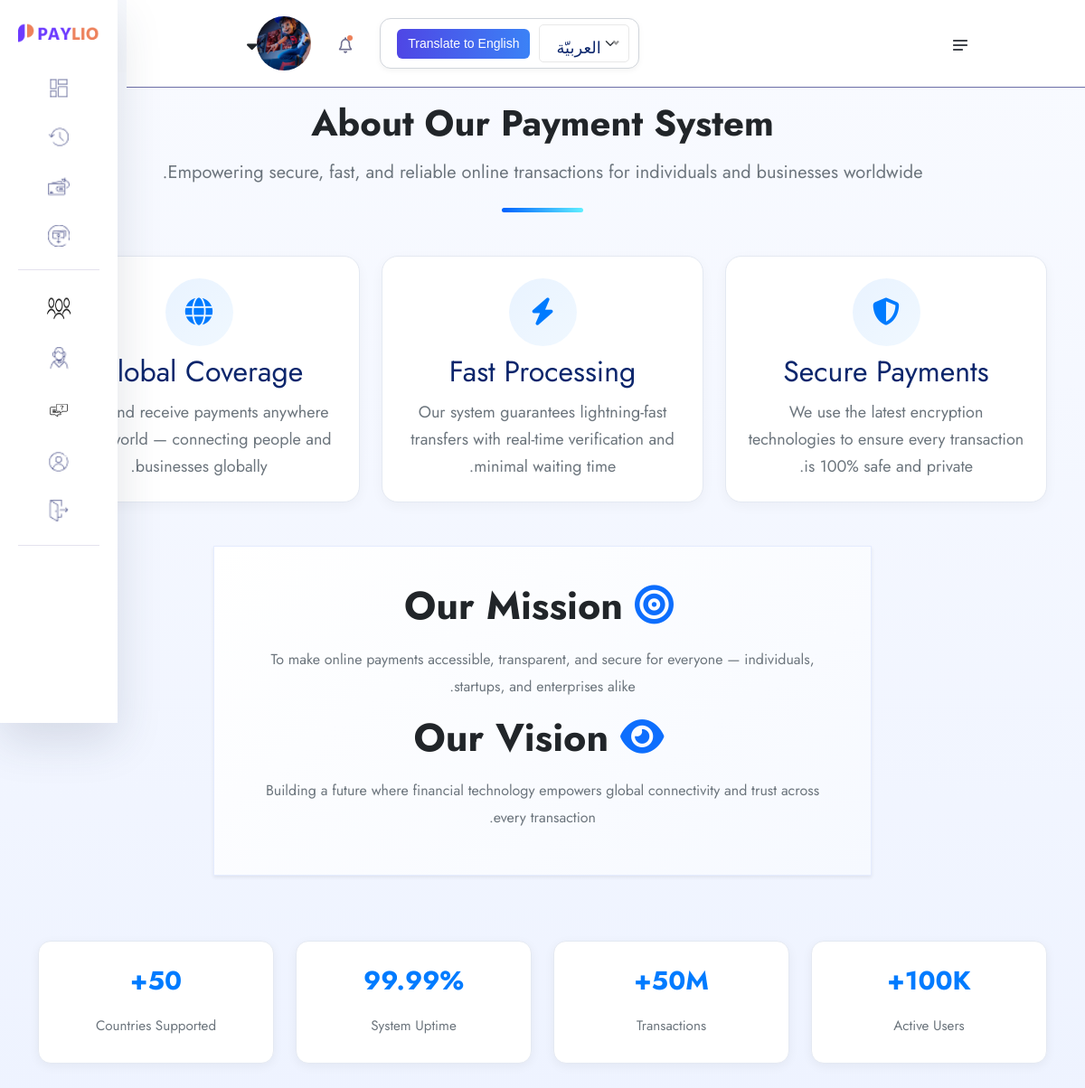
The page /about-us (signed in) on the database its author committed.
### userauths/models.py (models this page shows, shortened)
class User(AbstractUser):
    username = models.CharField(max_length=255)
    email = models.EmailField(unique=True)
    is_staff = models.BooleanField(default=False)
    is_superuser = models.BooleanField(default=False)
    USERNAME_FIELD = "email"
    REQUIRED_FIELDS = ['username']

### account/models.py (models this page shows, shortened)
class KYC(models.Model):
    id = models.UUIDField(_('id'),primary_key=True, unique=True, default=uuid.uuid4, editable=False)
    user =  models.OneToOneField(User, on_delete=models.CASCADE,verbose_name=_('user'))
    account =  models.OneToOneField(Account, on_delete=models.CASCADE, null=True, blank=True,verbose_name=_('account'))
    full_name = models.CharField(_('full name'),max_length=1000)
    image = models.ImageField(_('image'),upload_to="kyc", default="default.jpg")
    marrital_status = models.CharField(_('marrital status'),choices=MARITAL_STATUS, max_length=40)
    gender = models.CharField(_('gender'),choices=GENDER, max_length=40)
    identity_type = models.CharField(_('identity type'),choices=IDENTITY_TYPE, max_length=140)
    identity_image = models.ImageField(_('identity image'),upload_to="kyc", null=True, blank=True)
    date_of_birth = models.DateTimeField(_('date of birth'),auto_now_add=False)
    signature = models.ImageField(_('signature'),upload_to="kyc")
    country = models.CharField(_('country'),max_length=100)
    state = models.CharField(_('state'),max_length=100)
    city = models.CharField(_('city'),max_length=100)
    mobile = models.CharField(_('mobile'),max_length=1000)
    fax = models.CharField(_('fax'),max_length=1000)
    date = models.DateTimeField(_('date'),auto_now_add=True)
    class Meta:
        ordering = ['-date']

### core/models.py (models this page shows, shortened)
class Company(models.Model):
    name = models.CharField(_('name'),max_length=255)
    logo = models.ImageField(_('logo'),upload_to='company_logos')
    see_how_it_Works = models.FileField(_('See How it Works'),upload_to='videos')
    address = models.CharField(_('address'),max_length=255)
    support_mail = models.EmailField(_('Support Mail'),max_length=200, null=True, blank=True)
    phone_number = models.CharField(_('Phone Number'),max_length=255, null=True, blank=True)
    android_app = models.URLField(_('android app'),max_length=200, null=True, blank=True)
    ios_app = models.URLField(_('ios app'),max_length=200, null=True, blank=True)
    how_to_send_money_online = models.CharField(_('how to send money online'),max_length=1000)
    how_much_are_money_transfer_fees = models.CharField(_('how much are money transfer fees'),max_length=1000)
    what_is_the_fastest_way_to_send_money_abroad = models.CharField(_('what is the fastest way to send money abroad'),max_length=1000)
    how_to_use_app = models.CharField(_('how_to_use_app'),max_length=1000)
    how_does_Paylio_protect_your_money = models.CharField(_('how does Paylio protect your money'),max_length=1000)
    are_money_transfer_apps_safe = models.CharField(_('are money transfer apps safe'),max_length=1000)
    how_much_money_can_i_send = models.CharField(_('how much money can i send'),max_length=1000)
    which_currency_can_i_send = models.CharField(_('which currency can i send'),max_length=1000)
    Cancel_transaction = models.CharField(_('Cancel transaction'),max_length=1000)
    Can_i_send_multiple_payments = models.CharField(_('Can i send multiple payments'),max_length=1000)
    secure_payments = models.CharField(_('Secure Payments'),max_length=255)
    fast_processing = models.CharField(_('Fast Processing'),max_length=255)
    global_coverage = models.CharField(_('Global Coverage'),max_length=255)
    our_mission = models.CharField(_('Our Mission'),max_length=255)
    our_vision = models.CharField(_('Our Vision'),max_length=255)
    transactions = models.CharField(_('Transactions'),max_length=255)
    active_users = models.CharField(_('Active Users'),max_length=255)
    countries_supported = models.CharField(_('Countries Supported'),max_length=255)
    system_uptime = models.CharField(_('System Uptime'),max_length=255)

### core/views.py (the view)
# urls.py: path('about-us',about_us, name='about_us'),
def about_us(request):
    return render(request, 'core/about-us.html')

### core/templates/core/about-us.html (shortened to what this page needs)
{% extends "auth_base.html" %}
{% load static %}
{% load i18n %}
{% get_current_language as LANGUAGE_CODE %}
{% block content %}
<link rel="stylesheet" href="https://cdnjs.cloudflare.com/ajax/libs/font-awesome/6.5.0/css/all.min.css" />
<section class="inner-section about-part py-5" style="background: linear-gradient(180deg, #f8faff 0%, #eef3ff 100%); margin-top: 80px;">
  <div class="container">
    <div class="text-center mb-5 fade-in">
      <h2 class="fw-bold text-dark display-6 mb-3">{% translate "About Our Payment System" %}</h2>
      <p class="text-muted fs-5 mb-4">
        {% translate "Empowering secure, fast, and reliable online transactions for individuals and businesses worldwide." %}
      </p>
      <div class="divider mx-auto"></div>
    </div>
    <div class="row justify-content-center text-center g-4 mb-5">
      <div class="col-md-6 col-lg-4">
        <div class="info-card p-4 h-100">
          <div class="icon-wrapper mb-3">
            <i class="fa-solid fa-shield-halved"></i>
          </div>
          <h4 class="fw-semibold">Secure Payments</h4>
          <p class="text-muted mt-2">
            {{ company_data.secure_payments }}.
          </p>
        </div>
      </div>
      <div class="col-md-6 col-lg-4">
        <div class="info-card p-4 h-100">
          <div class="icon-wrapper mb-3">
            <i class="fa-solid fa-bolt"></i>
          </div>
          <h4 class="fw-semibold">{% translate "Fast Processing" %}</h4>
          <p class="text-muted mt-2">
            {{ company_data.fast_processing }}.
          </p>
        </div>
      </div>
      <div class="col-md-6 col-lg-4">
        <div class="info-card p-4 h-100">
          <div class="icon-wrapper mb-3">
            <i class="fa-solid fa-globe"></i>
          </div>
          <h4 class="fw-semibold">{% translate "Global Coverage" %}</h4>
          <p class="text-muted mt-2">
            {{ company_data.global_coverage }}.
          </p>
        </div>
      </div>
    </div>
    <div class="row justify-content-center text-center g-5 fade-in">
      <div class="col-lg-8">
        <div class="mission-vision bg-white shadow-sm rounded-4 p-5">
          <h3 class="fw-bold text-dark mb-3"><i class="fa-solid fa-bullseye text-primary me-2"></i>{% translate " Our Mission" %}</h3>
          <p class="text-muted mb-4 fs-6">
            {{ company_data.our_mission }}.
          </p>
          <h3 class="fw-bold text-dark mb-3"><i class="fa-solid fa-eye text-primary me-2"></i>{% translate " Our Vision" %}</h3>
          <p class="text-muted fs-6">
            {{ company_data.our_vision }}.
          </p>
        </div>
      </div>
    </div>
    <div class="row justify-content-center text-center mt-5 g-4">
      <div class="col-md-3 col-6 fade-in"><div class="stats-box"><h3>{{ company_data.active_users }}+</h3><p>{% translate "Active Users" %}</p></div></div>
      <div class="col-md-3 col-6 fade-in"><div class="stats-box"><h3>{{ company_data.transactions }}+</h3><p>{% translate "Transactions" %}</p></div></div>
      <div class="col-md-3 col-6 fade-in"><div class="stats-box"><h3>{{ company_data.system_uptime }}%</h3><p>{% translate "System Uptime" %}</p></div></div>
      <div class="col-md-3 col-6 fade-in"><div class="stats-box"><h3>{{ company_data.countries_supported }}+</h3><p>{% translate "Countries Supported" %}</p></div></div>
    </div>
  </div>
</section>
{% endblock content %}

### templates/auth_base.html (shortened to what this page needs)
{% load static %}
{% load i18n %}
{% get_current_language as LANGUAGE_CODE %}
<!doctype html>
<html lang=="en" {% if LANGUAGE_CODE == 'ar' %} dir="rtl" {% endif %}>
<head>
    <link rel="stylesheet" href="{% static 'assets1/css/bootstrap.min.css' %}">
    <link rel="stylesheet" href="{% static 'assets1/css/fontawesome.min.css' %}">
    <link rel="stylesheet" href="{% static 'assets1/css/jquery-ui.css' %}">
    <link rel="stylesheet" href="{% static 'assets1/css/plugin/apexcharts.css' %}">
    <link rel="stylesheet" href="{% static 'assets1/css/plugin/nice-select.css' %}">
    <link rel="stylesheet" href="{% static 'assets1/css/arafat-font.css' %}">
    <link rel="stylesheet" href="{% static 'assets1/css/plugin/animate.css' %}">
    <link rel="stylesheet" href="{% static 'assets1/css/style.css' %}">
</head>
<body>
    <header class="header-section body-collapse">
        <div class="overlay">
            <div class="container-fruid">
                <div class="row d-flex header-area">
                    <div class="navbar-area d-flex align-items-center justify-content-between">
                        <div class="sidebar-icon">
                            <img src="{% static 'assets1/images/icon/menu.png' %}" alt="icon">
                        </div>
                        <div class="dashboard-nav">
                            <div class="single-item language-area">
                               <form action="{% url 'set_language' %}" method="post" class="language-switcher">
                                    {% get_current_language as LANGUAGE_CODE %}
                                    {% get_available_languages as LANGUAGES %}
                                    {% get_language_info_list for LANGUAGES as languages %}
                                    <div class="language-box" style="display: flex; align-items: center; gap: 10px;">
                                        <button type="submit" class="btn btn-primary" style="padding: 6px 12px; border-radius: 6px;">
                                            {% if LANGUAGE_CODE == 'ar' %}
                                                {% translate "Translate to English" %}
                                            {% else %}
                                                ترجمة إلى العربية
                                            {% endif %}
                                        </button>
                                    </div>
                                </form>
                            </div>
                            <div class="single-item notifications-area">
                                <div class="notifications-btn">
                                    <img src="{% static 'assets1/images/icon/bell.png' %}" class="bell-icon" alt="icon">
                                </div>
                            </div>
                            <div class="single-item user-area">
                                <div class="profile-area d-flex align-items-center">
                                    <span class="user-profile">
                                        {% if request.user.kyc.image %}
                                            <img src="{{request.user.kyc.image.url}}" style="width: 60px; height: 60px; border-radius: 50%; object-fit: cover;" alt="image">
                                        {% else %}
                                            <img src="{% static 'assets1/images/default.jpg' %}" style="width: 50px; height: 50px; border-radius: 50%; object-fit: cover;" alt="image">
                                        {% endif %}
                                    </span>
                                    <i class="fa-solid fa-sort-down"></i>
                                </div>
                            </div>
                        </div>
                    </div>
                    <div class="sidebar-wrapper" {% if LANGUAGE_CODE == 'ar' %} dir="rtl" {% else %} dir="ltr" {% endif %}>
                        <div class="sidebar-logo">
                            <a href="/"><img src="{{ company_data.logo.url }}" alt="logo"></a>
                        </div>
                        <ul>
                            <li>
                                <a href="{% url 'account:dashboard' %}">
                                    <img src="{% static 'assets1/images/icon/dashboard.png' %}" alt="Dashboard"> <span>{% translate "Dashboard" %}</span>
                                </a>
                            </li>
                            <li>
                                <a href="{% url 'core:transactions' %}">
                                    <img src="{% static 'assets1/images/icon/transactions.png' %}" alt="Transactions"> <span>{% translate "Transactions" %}</span>
                                </a>
                            </li>
                            <li>
                                <a href="{% url 'core:search-account' %}">
                                    <img src="{% static 'assets1/images/icon/pay.png' %}" alt="Pay"> <span>{% translate "Pay" %}</span>
                                </a>
                            </li>
                            <li>
                                <a href="{% url 'core:request-search-account' %}">
                                    <img src="{% static 'assets1/images/icon/receive.png' %}" alt="Receive"> <span>{% translate "Receive" %}</span>
                                </a>
                            </li>
                        </ul>
                        <ul class="bottom-item">
                            <li>
                                <a href="{% url 'core:about_us' %}">
                                    <img src="{% static 'assets1/images/icon/about_us.png' %}" style="width: 30px; height: 30px; grayscale(100%) brightness(60%) opacity(0.6); background-color: #BFC1DA;" alt="faq"> <span>{% translate "About Us" %}</span>
                                </a>
                            </li>
                            <li>
                                <a href="{% url 'core:contatct_us' %}">
                                    <img src="{% static 'assets1/images/icon/support.png' %}" alt="Contact Us"> <span>{% translate "Contact Us" %}</span>
                                </a>
                            </li>
                            <li>
                                <a href="{% url 'core:faq' %}">
                                    <img src="{% static 'assets1/images/icon/icon-faqs.png' %}" style="width: 30px; height: 30px; grayscale(100%) brightness(60%) opacity(0.6); background-color: #BFC1DA;" alt="faq"> <span>{% translate "FAQ" %}</span>
                                </a>
                            </li>
                            <li class="">
                                <a href="{% url 'account:account' %}">
                                    <img src="{% static 'assets1/images/icon/account.png' %}" alt="Account"> <span>{% translate "Account" %}</span>
                                </a>
                            </li>
                            <li>
                                <a href="{% url 'userauths:sign-out' %}">
                                    <img src="{% static 'assets1/images/icon/quit.png' %}" alt="Quit"> <span>{% translate "Quit" %}</span>
                                </a>
                            </li>
                        </ul>
                        <ul class="bottom-item">
                        </ul>
                    </div>
                </div>
            </div>
        </div>
    </header>
    {% block content %}
    {% endblock content %}
</body>
</html>

### rows shown on the page
User: user.kyc.image (picture)
Company: logo (picture), secure_payments "We use the latest encryption technologies to ensure every transaction is 100% safe and private", fast_processing "Our system guarantees lightning-fast transfers with real-time verification and minimal waiting time", global_coverage "Send and receive payments anywhere in the world — connecting people and businesses globally", our_mission "To make online payments accessible, transparent, and secure for everyone — individuals, startups, and enterprises alike", our_vision "Building a future where financial technology empowers global connectivity and trust across every transaction", active_users "100K", transactions "50M", system_uptime "99.99", countries_supported "50"
